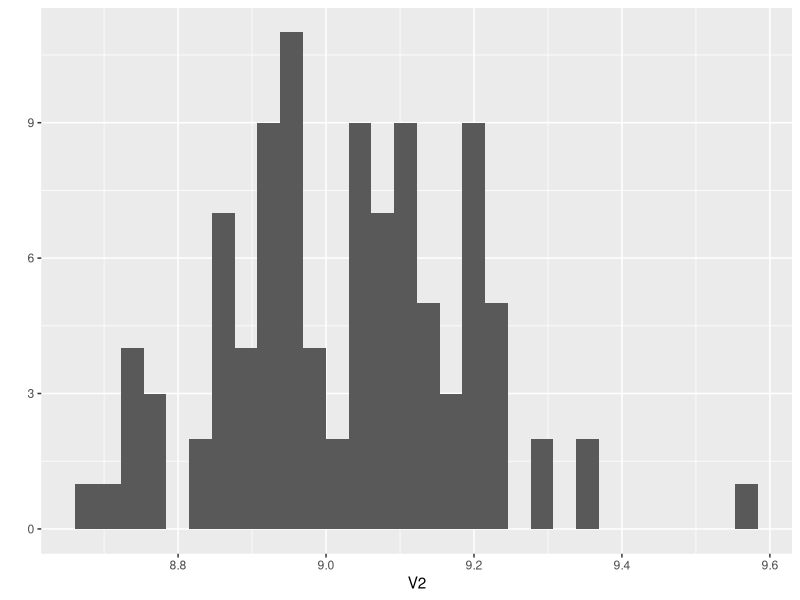
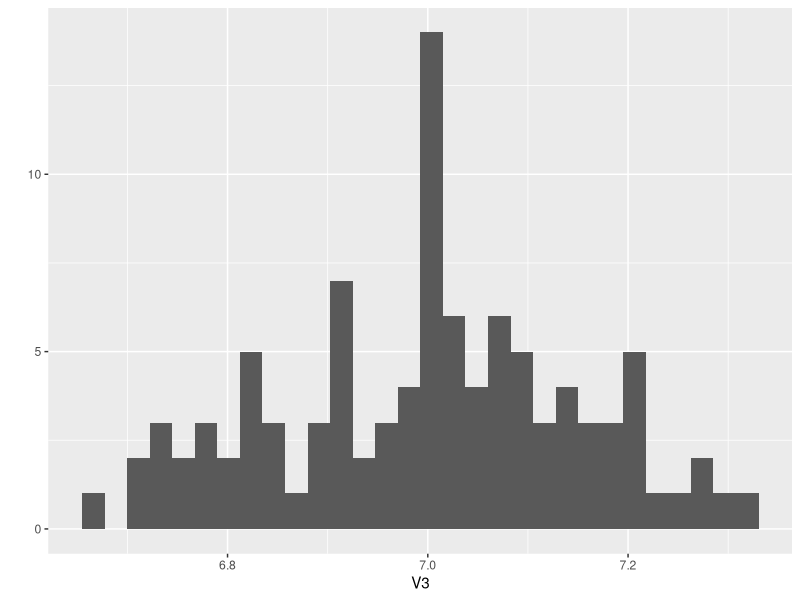
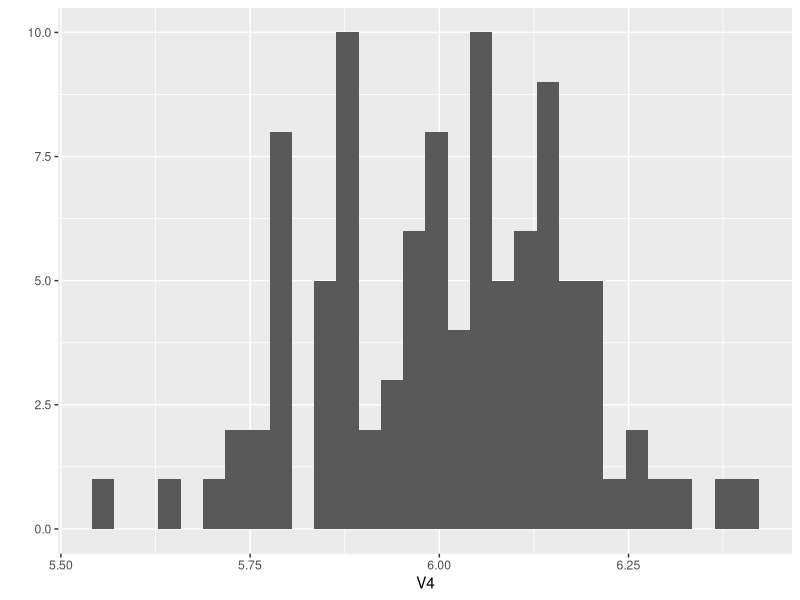

R code for these plots, in order:
# Homework 10: For loops
# 03 April 2024
# Molly Ratliff

library(tidyverse)

# Question 1
myVec <- (rbinom(n=5,size=1,prob=0.5))
counter <- 0

for (i in seq_along(myVec)){
  if(myVec[i]==0) {
  counter <- counter + 1
  }
}
print(counter)

# Question 2
myVec <- rbinom(n = 5, size = 1, prob = 0.5)
counter <- sum(myVec == 0)
print(counter)

# Question 3
m <- matrix(round(runif(12),digits=1),nrow=3)
multiplyMatrix <- function(m) {
  for (i in 1:nrow(m)) {
    for (j in 1:ncol(m)) {
      m[i,j] <- m[i,j] * m[i,j]
    }
  }
return(m)
}
multiplyMatrix(m)

# Question 4
#4a
plotApH <- rnorm(n=10, mean=9, sd=0.5)
plotBpH <- rnorm(n=10, mean=7, sd=0.5)
plotCpH <- rnorm(n=10, mean=6, sd=0.5)
pH <- data.frame(plotApH, plotBpH, plotCpH)
pH <- pH %>%
  pivot_longer(cols=1:3, names_to="TreatmentGroup",values_to="MeanpH",values_drop_na=T)
print(pH)

#4b
shuffle <- function(pH){
  plotApH <- rnorm(n=10, mean=9, sd=0.5)
  plotBpH <- rnorm(n=10, mean=7, sd=0.5)
  plotCpH <- rnorm(n=10, mean=6, sd=0.5)
  pH <- data.frame(plotApH, plotBpH, plotCpH)
  pH <- pH %>%
    pivot_longer(cols=1:3, names_to="TreatmentGroup",values_to="MeanpH",values_drop_na=T)
  pHGroups <- group_by(pH, TreatmentGroup)
  pHdata <- c(summarize(pHGroups, meanpH=mean(MeanpH, na.rm=TRUE)))
  means <- pHdata$meanpH
  return(means)
}
shuffle(pH)

#4c
results <- data.frame(replicate = 1:100)
for (i in 1:100) {
  results[i, 2:4] <- shuffle()
}
print(results)


#4d
qplot(data = results, x = V2, geom = "histogram")
qplot(data = results, x = V3, geom = "histogram")
qplot(data = results, x = V4, geom = "histogram")

